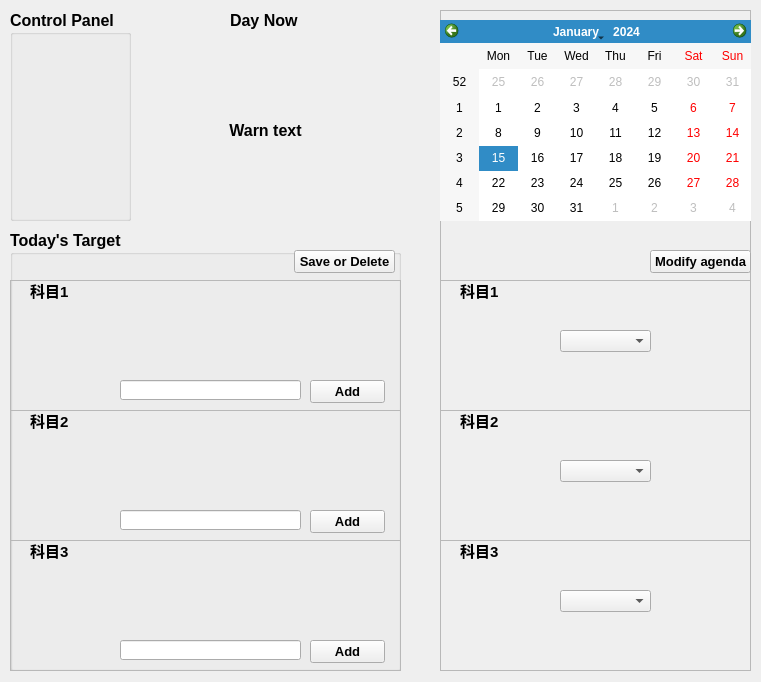
<?xml version="1.0" encoding="UTF-8"?>
<ui version="4.0">
 <class>Form</class>
 <widget class="QWidget" name="Form">
  <property name="geometry">
   <rect>
    <x>0</x>
    <y>0</y>
    <width>761</width>
    <height>682</height>
   </rect>
  </property>
  <property name="windowTitle">
   <string>Form</string>
  </property>
  <widget class="QLabel" name="lbl_date">
   <property name="geometry">
    <rect>
     <x>230</x>
     <y>10</y>
     <width>171</width>
     <height>21</height>
    </rect>
   </property>
   <property name="font">
    <font>
     <pointsize>12</pointsize>
     <weight>75</weight>
     <bold>true</bold>
    </font>
   </property>
   <property name="text">
    <string>Day Now</string>
   </property>
  </widget>
  <widget class="QGroupBox" name="gb_control">
   <property name="geometry">
    <rect>
     <x>10</x>
     <y>10</y>
     <width>121</width>
     <height>211</height>
    </rect>
   </property>
   <property name="font">
    <font>
     <pointsize>12</pointsize>
     <weight>75</weight>
     <bold>true</bold>
    </font>
   </property>
   <property name="title">
    <string>Control Panel</string>
   </property>
  </widget>
  <widget class="QGroupBox" name="gb_today">
   <property name="geometry">
    <rect>
     <x>10</x>
     <y>230</y>
     <width>391</width>
     <height>441</height>
    </rect>
   </property>
   <property name="font">
    <font>
     <pointsize>12</pointsize>
     <weight>75</weight>
     <bold>true</bold>
    </font>
   </property>
   <property name="title">
    <string>Today's Target</string>
   </property>
   <widget class="QPushButton" name="btn_save_del">
    <property name="geometry">
     <rect>
      <x>284</x>
      <y>20</y>
      <width>101</width>
      <height>23</height>
     </rect>
    </property>
    <property name="font">
     <font>
      <pointsize>10</pointsize>
     </font>
    </property>
    <property name="text">
     <string>Save or Delete</string>
    </property>
   </widget>
   <widget class="QFrame" name="fr_n1">
    <property name="geometry">
     <rect>
      <x>0</x>
      <y>50</y>
      <width>391</width>
      <height>131</height>
     </rect>
    </property>
    <property name="frameShape">
     <enum>QFrame::StyledPanel</enum>
    </property>
    <property name="frameShadow">
     <enum>QFrame::Raised</enum>
    </property>
    <widget class="QPushButton" name="btn_add1">
     <property name="geometry">
      <rect>
       <x>300</x>
       <y>100</y>
       <width>75</width>
       <height>23</height>
      </rect>
     </property>
     <property name="font">
      <font>
       <pointsize>10</pointsize>
      </font>
     </property>
     <property name="text">
      <string>Add</string>
     </property>
    </widget>
    <widget class="QLabel" name="lbl_n1">
     <property name="geometry">
      <rect>
       <x>20</x>
       <y>0</y>
       <width>91</width>
       <height>21</height>
      </rect>
     </property>
     <property name="font">
      <font>
       <pointsize>11</pointsize>
       <weight>75</weight>
       <bold>true</bold>
      </font>
     </property>
     <property name="text">
      <string>科目1</string>
     </property>
    </widget>
    <widget class="QLineEdit" name="le_add1">
     <property name="geometry">
      <rect>
       <x>110</x>
       <y>100</y>
       <width>181</width>
       <height>20</height>
      </rect>
     </property>
    </widget>
    <widget class="QWidget" name="verticalLayoutWidget">
     <property name="geometry">
      <rect>
       <x>110</x>
       <y>0</y>
       <width>281</width>
       <height>91</height>
      </rect>
     </property>
     <layout class="QVBoxLayout" name="vl_1"/>
    </widget>
   </widget>
   <widget class="QFrame" name="fr_n2">
    <property name="geometry">
     <rect>
      <x>0</x>
      <y>180</y>
      <width>391</width>
      <height>131</height>
     </rect>
    </property>
    <property name="frameShape">
     <enum>QFrame::StyledPanel</enum>
    </property>
    <property name="frameShadow">
     <enum>QFrame::Raised</enum>
    </property>
    <widget class="QPushButton" name="btn_add2">
     <property name="geometry">
      <rect>
       <x>300</x>
       <y>100</y>
       <width>75</width>
       <height>23</height>
      </rect>
     </property>
     <property name="font">
      <font>
       <pointsize>10</pointsize>
      </font>
     </property>
     <property name="text">
      <string>Add</string>
     </property>
    </widget>
    <widget class="QLabel" name="lbl_n2">
     <property name="geometry">
      <rect>
       <x>20</x>
       <y>0</y>
       <width>91</width>
       <height>21</height>
      </rect>
     </property>
     <property name="font">
      <font>
       <pointsize>11</pointsize>
       <weight>75</weight>
       <bold>true</bold>
      </font>
     </property>
     <property name="text">
      <string>科目2</string>
     </property>
    </widget>
    <widget class="QLineEdit" name="le_add2">
     <property name="geometry">
      <rect>
       <x>110</x>
       <y>100</y>
       <width>181</width>
       <height>20</height>
      </rect>
     </property>
    </widget>
    <widget class="QWidget" name="verticalLayoutWidget_2">
     <property name="geometry">
      <rect>
       <x>110</x>
       <y>0</y>
       <width>281</width>
       <height>91</height>
      </rect>
     </property>
     <layout class="QVBoxLayout" name="vl_2"/>
    </widget>
   </widget>
   <widget class="QFrame" name="fr_n3">
    <property name="geometry">
     <rect>
      <x>0</x>
      <y>310</y>
      <width>391</width>
      <height>131</height>
     </rect>
    </property>
    <property name="frameShape">
     <enum>QFrame::StyledPanel</enum>
    </property>
    <property name="frameShadow">
     <enum>QFrame::Raised</enum>
    </property>
    <widget class="QPushButton" name="btn_add3">
     <property name="geometry">
      <rect>
       <x>300</x>
       <y>100</y>
       <width>75</width>
       <height>23</height>
      </rect>
     </property>
     <property name="font">
      <font>
       <pointsize>10</pointsize>
      </font>
     </property>
     <property name="text">
      <string>Add</string>
     </property>
    </widget>
    <widget class="QLabel" name="lbl_n3">
     <property name="geometry">
      <rect>
       <x>20</x>
       <y>0</y>
       <width>91</width>
       <height>21</height>
      </rect>
     </property>
     <property name="font">
      <font>
       <pointsize>11</pointsize>
       <weight>75</weight>
       <bold>true</bold>
      </font>
     </property>
     <property name="text">
      <string>科目3</string>
     </property>
    </widget>
    <widget class="QLineEdit" name="le_add3">
     <property name="geometry">
      <rect>
       <x>110</x>
       <y>100</y>
       <width>181</width>
       <height>20</height>
      </rect>
     </property>
    </widget>
    <widget class="QWidget" name="verticalLayoutWidget_3">
     <property name="geometry">
      <rect>
       <x>110</x>
       <y>0</y>
       <width>281</width>
       <height>91</height>
      </rect>
     </property>
     <layout class="QVBoxLayout" name="vl_3"/>
    </widget>
   </widget>
  </widget>
  <widget class="QLabel" name="lbl_warn">
   <property name="geometry">
    <rect>
     <x>140</x>
     <y>40</y>
     <width>251</width>
     <height>181</height>
    </rect>
   </property>
   <property name="font">
    <font>
     <pointsize>12</pointsize>
     <weight>75</weight>
     <bold>true</bold>
    </font>
   </property>
   <property name="text">
    <string>Warn text</string>
   </property>
   <property name="alignment">
    <set>Qt::AlignCenter</set>
   </property>
  </widget>
  <widget class="QFrame" name="fr_cal">
   <property name="geometry">
    <rect>
     <x>440</x>
     <y>10</y>
     <width>311</width>
     <height>661</height>
    </rect>
   </property>
   <property name="frameShape">
    <enum>QFrame::StyledPanel</enum>
   </property>
   <property name="frameShadow">
    <enum>QFrame::Raised</enum>
   </property>
   <widget class="QCalendarWidget" name="cw_calendar">
    <property name="geometry">
     <rect>
      <x>0</x>
      <y>10</y>
      <width>312</width>
      <height>201</height>
     </rect>
    </property>
   </widget>
   <widget class="QFrame" name="fr_n3_2">
    <property name="geometry">
     <rect>
      <x>0</x>
      <y>530</y>
      <width>311</width>
      <height>131</height>
     </rect>
    </property>
    <property name="frameShape">
     <enum>QFrame::StyledPanel</enum>
    </property>
    <property name="frameShadow">
     <enum>QFrame::Raised</enum>
    </property>
    <widget class="QLabel" name="lbl_n3_2">
     <property name="geometry">
      <rect>
       <x>20</x>
       <y>0</y>
       <width>91</width>
       <height>21</height>
      </rect>
     </property>
     <property name="font">
      <font>
       <pointsize>11</pointsize>
       <weight>75</weight>
       <bold>true</bold>
      </font>
     </property>
     <property name="text">
      <string>科目3</string>
     </property>
    </widget>
    <widget class="QComboBox" name="cb_n3">
     <property name="geometry">
      <rect>
       <x>120</x>
       <y>50</y>
       <width>91</width>
       <height>22</height>
      </rect>
     </property>
    </widget>
   </widget>
   <widget class="QFrame" name="fr_n2_2">
    <property name="geometry">
     <rect>
      <x>0</x>
      <y>400</y>
      <width>311</width>
      <height>131</height>
     </rect>
    </property>
    <property name="frameShape">
     <enum>QFrame::StyledPanel</enum>
    </property>
    <property name="frameShadow">
     <enum>QFrame::Raised</enum>
    </property>
    <widget class="QLabel" name="lbl_n2_2">
     <property name="geometry">
      <rect>
       <x>20</x>
       <y>0</y>
       <width>91</width>
       <height>21</height>
      </rect>
     </property>
     <property name="font">
      <font>
       <pointsize>11</pointsize>
       <weight>75</weight>
       <bold>true</bold>
      </font>
     </property>
     <property name="text">
      <string>科目2</string>
     </property>
    </widget>
    <widget class="QComboBox" name="cb_n2">
     <property name="geometry">
      <rect>
       <x>120</x>
       <y>50</y>
       <width>91</width>
       <height>22</height>
      </rect>
     </property>
    </widget>
   </widget>
   <widget class="QFrame" name="fr_n1_2">
    <property name="geometry">
     <rect>
      <x>0</x>
      <y>270</y>
      <width>311</width>
      <height>131</height>
     </rect>
    </property>
    <property name="frameShape">
     <enum>QFrame::StyledPanel</enum>
    </property>
    <property name="frameShadow">
     <enum>QFrame::Raised</enum>
    </property>
    <widget class="QLabel" name="lbl_n1_2">
     <property name="geometry">
      <rect>
       <x>20</x>
       <y>0</y>
       <width>91</width>
       <height>21</height>
      </rect>
     </property>
     <property name="font">
      <font>
       <pointsize>11</pointsize>
       <weight>75</weight>
       <bold>true</bold>
      </font>
     </property>
     <property name="text">
      <string>科目1</string>
     </property>
    </widget>
    <widget class="QComboBox" name="cb_n1">
     <property name="geometry">
      <rect>
       <x>120</x>
       <y>50</y>
       <width>91</width>
       <height>22</height>
      </rect>
     </property>
    </widget>
   </widget>
   <widget class="QPushButton" name="btn_mdAgenda">
    <property name="geometry">
     <rect>
      <x>210</x>
      <y>240</y>
      <width>101</width>
      <height>23</height>
     </rect>
    </property>
    <property name="font">
     <font>
      <pointsize>10</pointsize>
      <weight>75</weight>
      <bold>true</bold>
     </font>
    </property>
    <property name="text">
     <string>Modify agenda</string>
    </property>
   </widget>
  </widget>
 </widget>
 <resources/>
 <connections/>
</ui>
